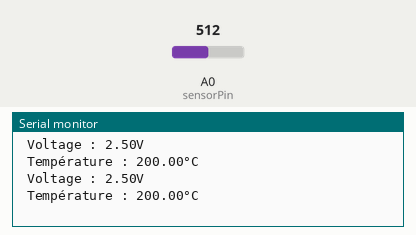
A sketch run on a simulated Arduino Uno, built with avr-gcc and run on an emulated ATmega328P. Shown: the last lines printed to the serial monitor. The test bench sets the inputs (shaded band); at power-on: A0 (sensorPin) = 512.

Above: at 1.8 s.
1.9 s: A0 (sensorPin) set to 716
At 2.8 s:
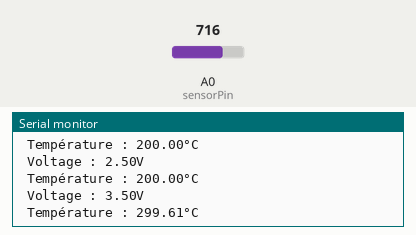
3.4 s: A0 (sensorPin) set to 900
At 4.5 s:
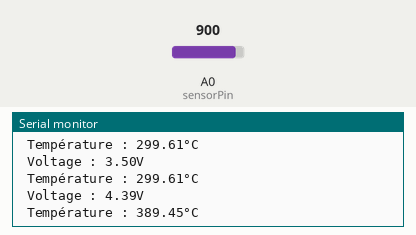
Timing chart, 0 to 6.4 s (numbered marks = the images above; inputs shaded):
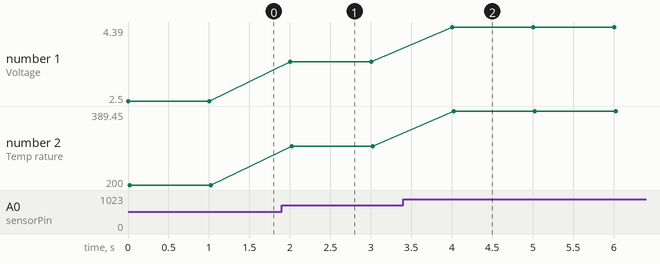

Measured:
- after the input at 1.9 s, the serial monitor: prints a new line after 0.10 s (image 1)
- after the input at 3.4 s, the serial monitor: prints a new line after 0.60 s (image 2)
- plotted number 1: 2.5 → 3.5 after the input at 1.9 s, 3.5 → 4.39 after the input at 3.4 s
- plotted number 2: 200 → 299.61 after the input at 1.9 s, 299.61 → 389.45 after the input at 3.4 s

The sketch:

Temp.ino
```cpp
const int sensorPin = A0;
float sensorVal;
double voltage;
float temperature;

void setup() {
  Serial.begin(9600);
}

void loop() {

  sensorVal = analogRead(sensorPin);
  voltage = (sensorVal/1024.0) * 5.0;
  Serial.println(" Voltage : " + String(voltage) + "V");

  temperature = (voltage - .5) * 100; //We remove 0.5 due to hardware uncertainties
  Serial.println(" Température : " + String(temperature) + "°C");

  delay(1000); //1 second delay before new measures
}
```
